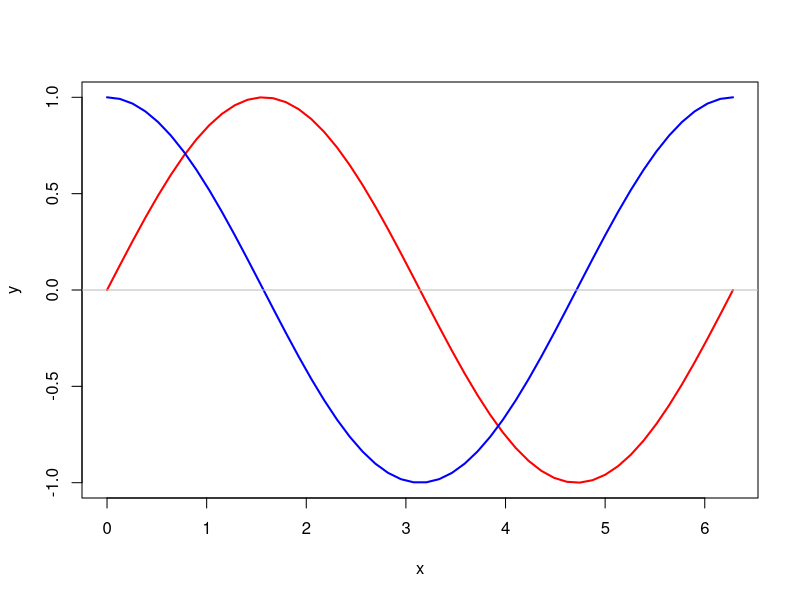

Generate this figure with R: (Note: this script raises an error after producing the figure.)
# 一.函数的定义
#函数名 <- function(形式参数表) 函数体


#例1
f <- function(){
  x <- seq(0,2*pi,length=50)
  y1 <- sin(x)
  y2 <- cos(x)
  plot(x,y1,type = "l",lwd=2,col="red",xlab = "x",ylab = "y")
  lines(x,y2,lwd=2,col="blue")
  abline(h=0,col="gray")
}

f()


#例2
f <- function(x) 1/sqrt(1+x^2)
f(0)
f(c(-1,0,1,2))   #R函数参数是一个向量

#函数实参是向量时， 函数体中也可以计算对向量元素进行汇总统计
#例3
skewness <- function(x){
  n <- length(x)
  xbar <- mean(x)
  S <- sd(x)
  n/(n-1)/(n-2)*sum((x-xbar)^3) / S^3  #函数体的最后一个表达式是函数返回值
}


#x, y是形式参数,其中y指定了缺省值为0,有缺省值的形式参数在调用时可以省略对应的实参,省略时取缺省值
fsub <- function(x,y=0){
  cat("x=",x,"y=",y,"\n")
  x-y
}

fsub(1)

#函数三要素
body(fsub)
environment(fsub)
formals(fsub)


# 二. 函数的调用

##函数的复合调用
sin(sqrt(x))

x %>%
  sqrt() %>%
  sin()


sum(sqrt(seq(a, b)))

a %>%
  seq(to=b) %>%
  sqrt() %>%
  sum()


#递归调用： 在函数内调用自己叫做递归调用

fib1 <- function(n){
  if(n==0) return(0)
  else if(n==1) return(1)
  else if(n>=2){
    Recall(n-1) + Recall(n-2)
  }
}

for (i in 0:10) cat("i=",i,"x[i]=",fib1(i),"\n")

# 三. 向量化  Vectorize()

g <- function(x){
  if(abs(x) <= 1){
    y <- x^2
  } else {
    y <- 1
  }
  
  return(y)
}

gv <- Vectorize(g) ##!
gv(c(-2, -0.5, 0, 0.5, 1, 1.5))




gv <- function(x){
  ifelse(abs(x) <= 1,x^2,1)
}


gv <- function(x){
  y <- numeric(length(x))
  for (i in seq(along=x)) {
    if(abs(x[i]) <= 1){
      y[i] <- x[i]^2
    } else {
      y[i] <- 1
    }
  }
  
  y
}

gv(c(-2, -0.5, 0, 0.5, 1, 1.5))


# 四.无名函数
vapply(iris[,1:4], function(x) max(x) - min(x), 0.0)

d <- scale(Filter(function(x) is.numeric(x),iris))  #Filter删选出iris数据框中的数值型列（即前4列）， 然后对这些列进行标准化（减去列均值、除以列标准差）， 保存到变量d中
integrate(function(x) sin(x)^2,0,pi)



# 五. 全局变量和局部变量
#在命令行定义了全局变量xv, xl, 然后作为函数f()的自变量值（实参）输入到函数中， 函数中对两个形式参数作了修改， 函数结束后实参变量xv, xl并未被修改，形参变量也消失了

xv <- c(1,2,3)
xl <- list(a=11:15,b="James")
if(exists('x')) rm(x)
f <- function(x,y){
  cat("输入的 x=",x,"\n")
  x[2] <- -1
  cat("函数中修改后的x=",x,"\n")
  cat("输入的y为:\n");print(y)
  y[[2]] <- "Mary"
  cat("函数中修改过的y为:\n");print(y)
}

f(xv,xl)

cat("函数运行完毕后原来变量xv不变:",xv,"\n")
cat("函数运行完毕后原来变量xl不变:\n");print(xl)
cat("函数运行完后形式参数x不存在:\n");print(x)


#修改自变量
#为了修改某个自变量， 在函数内修改其值并将其作为函数返回值， 赋值给原变量。
f <- function(x,inc=1){
  x <- x + inc
  x
}

x <- 100
cat("原始 x= ",x,"\n")

x <- f(x)
cat("修改后 x=",x,"\n")


#函数内的局部变量
#在函数内部用赋值定义的变量都是局部变量，即使在工作空间中有同名的变量，此变量在函数内部被赋值时就变成了局部变量，原来的全局变量不能被修改。这种规则称为掩藏(masking)
#局部变量在函数运行结束后就会消失。


if("x" %in% ls()) rm(x)  #ls()查看工作空间内所有变量
f  <- function(){
  x <- 123
  cat("函数内:x=",x,"\n")
}
f()
cat("函数运行完后:x=",x,"\n")

#在函数内部访问全局变量
#函数内部可以读取全局变量的值，但一般不能修改全局变量的值

#在命令行定义了全局变量x.g， 在函数f()读取了全局变量的值， 但是在函数内给这样的变量赋值， 结果得到的变量就变成了局部变量， 全局变量本身不被修改
x.g <- 9999
f <- function(x){
  cat("函数内读取：全局变量 x.g=",x.g,"\n")
  x.g <- -1
  cat("函数内对与全局变量同名的变量赋值: x.g=",x.g,"\n")
  }
f()

cat("退出函数后原来的全局变量不变： x.g =", x.g, "\n")



#在函数内部如果要修改全局变量的值，用 <<-代替<-进行赋值

x.g <- 9999
f <- function(x){
  cat("函数内读取：全局变量 x.g=",x.g,"\n")
  x.g <<- -1
  cat("函数内用"<<-"对全局变量变量赋值: x.g=",x.g,"\n")
} 
f()

cat("退出函数后原来的全局变量被修改了： x.g =", x.g, "\n")









